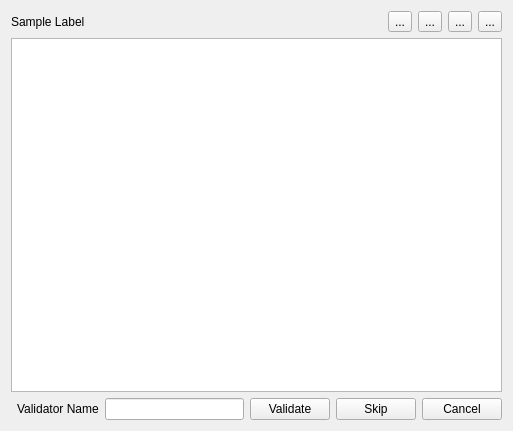
<?xml version="1.0" encoding="UTF-8"?>
<ui version="4.0">
 <class>GTAValidationListWidget</class>
 <widget class="QWidget" name="GTAValidationListWidget">
  <property name="geometry">
   <rect>
    <x>0</x>
    <y>0</y>
    <width>513</width>
    <height>431</height>
   </rect>
  </property>
  <property name="windowTitle">
   <string>Validation List</string>
  </property>
  <layout class="QGridLayout" name="gridLayout_2">
   <item row="0" column="0" colspan="3">
    <layout class="QGridLayout" name="gridLayout">
     <item row="0" column="2">
      <widget class="QToolButton" name="DeselectAllTB">
       <property name="text">
        <string>...</string>
       </property>
       <property name="icon">
        <iconset resource="../resource.qrc">
         <normaloff>:/images/forms/img/DeselectAll.png</normaloff>:/images/forms/img/DeselectAll.png</iconset>
       </property>
      </widget>
     </item>
     <item row="0" column="3">
      <widget class="QToolButton" name="ExpandAllTB">
       <property name="text">
        <string>...</string>
       </property>
       <property name="icon">
        <iconset resource="../resource.qrc">
         <normaloff>:/images/forms/img/Expandall.png</normaloff>:/images/forms/img/Expandall.png</iconset>
       </property>
      </widget>
     </item>
     <item row="0" column="4">
      <widget class="QToolButton" name="CollapseAllTB">
       <property name="text">
        <string>...</string>
       </property>
       <property name="icon">
        <iconset resource="../resource.qrc">
         <normaloff>:/images/forms/img/Collapseall.gif</normaloff>:/images/forms/img/Collapseall.gif</iconset>
       </property>
      </widget>
     </item>
     <item row="0" column="1">
      <widget class="QToolButton" name="SelectAllTB">
       <property name="text">
        <string>...</string>
       </property>
       <property name="icon">
        <iconset resource="../resource.qrc">
         <normaloff>:/images/forms/img/SelectAll.png</normaloff>:/images/forms/img/SelectAll.png</iconset>
       </property>
      </widget>
     </item>
     <item row="0" column="0">
      <widget class="QLabel" name="FileNameLabel">
       <property name="text">
        <string>Sample Label</string>
       </property>
      </widget>
     </item>
     <item row="1" column="0" colspan="5">
      <widget class="QTreeView" name="ValidationElementTV"/>
     </item>
    </layout>
   </item>
   <item row="1" column="2">
    <layout class="QGridLayout" name="gridLayout_3">
     <item row="0" column="2">
      <widget class="QPushButton" name="SKIPClick_PB">
       <property name="text">
        <string>Skip</string>
       </property>
       <property name="icon">
        <iconset resource="../resource.qrc">
         <normaloff>:/images/forms/img/IgnoreWarning.png</normaloff>:/images/forms/img/IgnoreWarning.png</iconset>
       </property>
      </widget>
     </item>
     <item row="0" column="3">
      <widget class="QPushButton" name="CancelClick_PB">
       <property name="text">
        <string>Cancel</string>
       </property>
       <property name="icon">
        <iconset resource="../resource.qrc">
         <normaloff>:/images/forms/img/CANCEL.jpg</normaloff>:/images/forms/img/CANCEL.jpg</iconset>
       </property>
      </widget>
     </item>
     <item row="0" column="1">
      <widget class="QPushButton" name="ValidateClick_PB">
       <property name="text">
        <string>Validate</string>
       </property>
       <property name="icon">
        <iconset resource="../resource.qrc">
         <normaloff>:/images/forms/img/OK.png</normaloff>:/images/forms/img/OK.png</iconset>
       </property>
      </widget>
     </item>
     <item row="0" column="0">
      <widget class="QLineEdit" name="ValidatorNameLE"/>
     </item>
    </layout>
   </item>
   <item row="1" column="1">
    <widget class="QLabel" name="ValidatorNameLB">
     <property name="text">
      <string>Validator Name</string>
     </property>
    </widget>
   </item>
  </layout>
 </widget>
 <resources>
  <include location="../resource.qrc"/>
 </resources>
 <connections/>
</ui>
